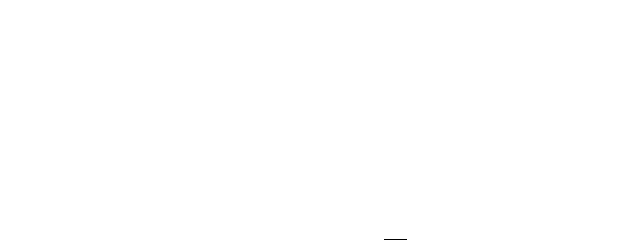
Frame 1 (no input)
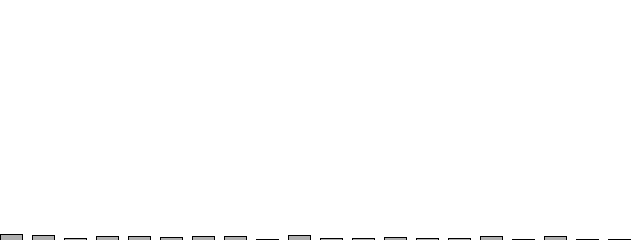
Frame 60 (the mouse pressed at the canvas centre just before this capture)
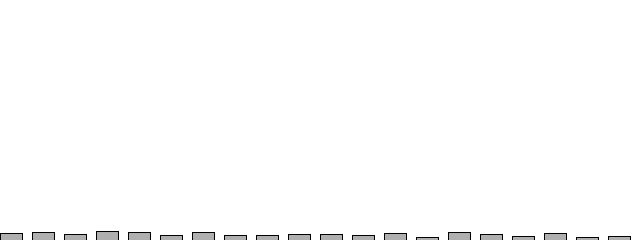
Frame 120 (the mouse held since frame 60 and released just before this capture)

The Processing sketch that drew these frames (run headless with seeded random() and noise(); from frame 60 on, the mouse is pressed at the canvas centre):

// Processing sketch: random_graph
// ── random_graph.pde
// GLOBALS
RandomCounter randc;

void setup(){
  size(640, 240);
  randc = new RandomCounter();
}

void draw(){
  background(255);
  
  randc.randomIncrease();
  
  stroke(0);
  fill(175);
  
  randc.randomGraph();
}

class RandomCounter{
  int[] randomCounts;
  int w;
  
  RandomCounter(){
    randomCounts = new int[20];
    w = width/randomCounts.length;
  }
  
  void randomIncrease(){
    int index = int(random(randomCounts.length));
    randomCounts[index]++;
  }
  
  void randomGraph(){
    for (int x = 0; x < randomCounts.length; x++){
      rect(x*w, height - randomCounts[x], w-10, randomCounts[x]);
    }
  }
  
}
